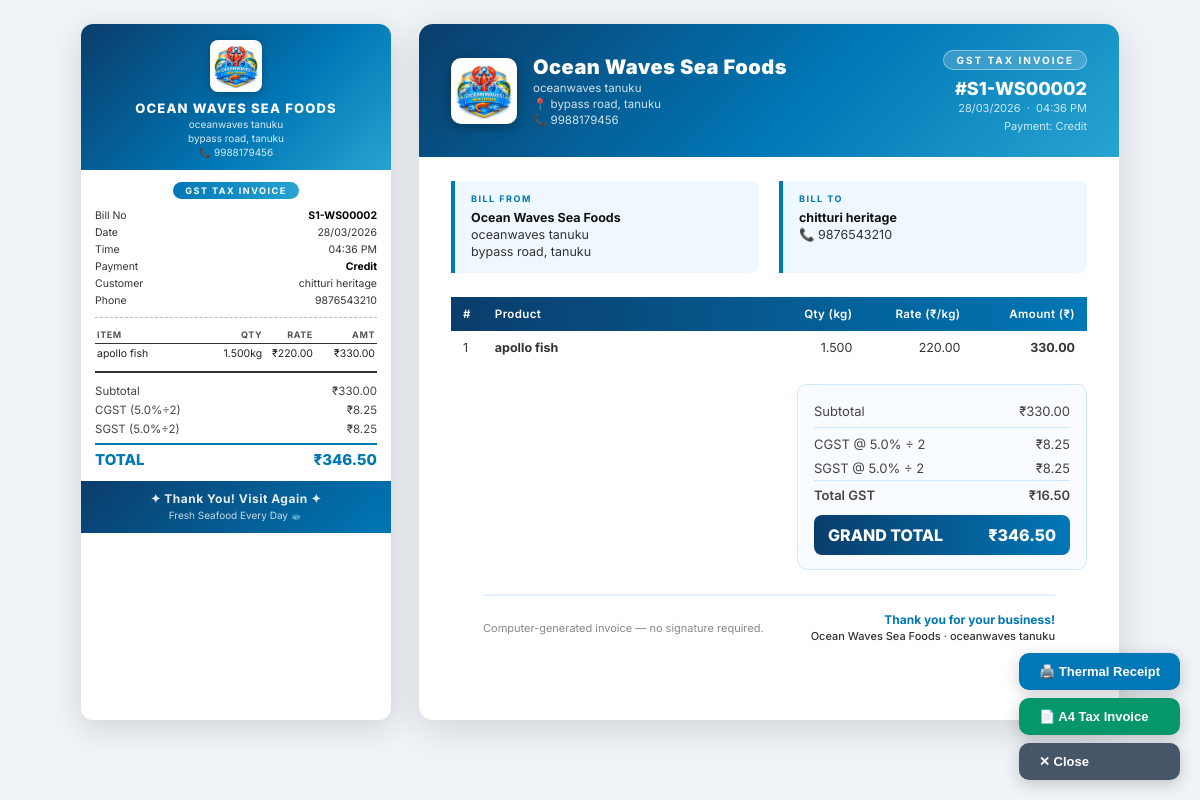
Page /billing/print/2/ (signed in) on the committed database.
### pos/models.py (models this page shows, shortened)
class Sale(models.Model):
    BILL_TYPE_CHOICES = [
        ('RETAIL',     'Retail'),
        ('WHOLESALE',  'Wholesale'),
    ]
    PAYMENT_MODE_CHOICES = [
        ('CASH',   'Cash'),
        ('UPI',    'UPI'),
        ('ONLINE', 'Online'),
        ('CARD',   'Card'),
        ('CREDIT', 'Credit'),
    ]
    store          = models.ForeignKey(Store, on_delete=models.CASCADE, related_name='sales')
    bill_number    = models.CharField(max_length=60, unique=True)
    bill_type      = models.CharField(max_length=20, choices=BILL_TYPE_CHOICES, default='RETAIL')
    wholesale_customer = models.ForeignKey('WholesaleCustomer', on_delete=models.SET_NULL, null=True, blank=True, related_name='sales')
    customer_name  = models.CharField(max_length=200, blank=True)
    customer_phone = models.CharField(max_length=15,  blank=True)
    customer_gst   = models.CharField(max_length=20,  blank=True)
    subtotal       = models.DecimalField(max_digits=12, decimal_places=2, default=0)
    gst_rate       = models.DecimalField(max_digits=5,  decimal_places=2, default=0)
    cgst_amount    = models.DecimalField(max_digits=12, decimal_places=2, default=0)
    sgst_amount    = models.DecimalField(max_digits=12, decimal_places=2, default=0)
    total_gst      = models.DecimalField(max_digits=12, decimal_places=2, default=0)
    grand_total    = models.DecimalField(max_digits=12, decimal_places=2, default=0)
    discount       = models.DecimalField(max_digits=10, decimal_places=2, default=0)
    payment_mode   = models.CharField(max_length=20, choices=PAYMENT_MODE_CHOICES, default='CASH')
    notes          = models.TextField(blank=True)
    created_by     = models.ForeignKey(User, on_delete=models.SET_NULL, null=True)
    created_at     = models.DateTimeField(default=timezone.now)
    class Meta:
        ordering = ['-created_at']

class Store(models.Model):
    name             = models.CharField(max_length=200)
    address          = models.TextField(blank=True)
    phone            = models.CharField(max_length=20, blank=True)
    whatsapp_number  = models.CharField(max_length=20, blank=True, help_text='Store WhatsApp number for sending bills (e.g. 919876543210)')
    email            = models.EmailField(blank=True)
    gstin            = models.CharField(max_length=20, blank=True, verbose_name="GSTIN")
    is_active        = models.BooleanField(default=True)
    created_at       = models.DateTimeField(auto_now_add=True)
    class Meta:
        ordering = ['name']

class SaleItem(models.Model):
    sale           = models.ForeignKey(Sale, related_name='items', on_delete=models.CASCADE)
    product        = models.ForeignKey(Product, on_delete=models.PROTECT)
    product_name   = models.CharField(max_length=200)   # snapshot
    quantity       = models.DecimalField(max_digits=10, decimal_places=3)
    cost_price     = models.DecimalField(max_digits=10, decimal_places=2)
    selling_price  = models.DecimalField(max_digits=10, decimal_places=2)
    total_amount   = models.DecimalField(max_digits=12, decimal_places=2)
    total_cost     = models.DecimalField(max_digits=12, decimal_places=2)
    profit         = models.DecimalField(max_digits=12, decimal_places=2)

### pos/views.py (the view)
# urls.py: path('billing/print/<int:bill_id>/',  views.bill_print, name='bill_print'),
@login_required
@require_profile
def bill_print(request, bill_id):
    profile = get_profile(request.user)
    sale    = get_object_or_404(Sale, id=bill_id)
    if not assert_store_access(profile, sale.store):
        messages.error(request, 'Access denied.')
        return redirect('dashboard')
    return render(request, 'pos/bill_print.html', {'sale': sale})

### pos/models.py (called while the page is built)
    @property
    def is_superadmin(self):
        return self.role == 'SUPERADMIN'

    @property
    def has_expired(self):
        if self.expires_at and timezone.now() > self.expires_at:
            return True
        return False

### pos/views.py (called while the page is built)
def get_profile(user):
    try:
        return user.profile
    except UserProfile.DoesNotExist:
        if user.is_superuser:
            return UserProfile.objects.create(user=user, role='SUPERADMIN')
        return None

def require_profile(view_fn):
    from functools import wraps
    @wraps(view_fn)
    def inner(request, *args, **kwargs):
        p = get_profile(request.user)
        if not p:
            from django.contrib.auth import logout
            logout(request)
            messages.error(request, 'Your account has no role assigned. Contact admin.')
            return redirect('login')
        if p.has_expired:
            from django.contrib.auth import logout
            request.session.flush()
            logout(request)
            messages.error(request, 'Your temporary access role has expired.')
            return redirect('login')
        return view_fn(request, *args, **kwargs)
    return inner

def assert_store_access(profile, store):
    if profile.is_superadmin:
        return True
    return profile.store_id == store.id

### pos/templates/pos/bill_print.html (shortened to what this page needs)
{% load static %}
<!DOCTYPE html>
<html lang="en">
<head>
</head>
<body>
<div class="thermal" id="thermal">
  <div class="th-header">
    <div class="th-logo-wrap">
      <img src="{% static 'pos/images/logo.jpg' %}" alt="Ocean Waves Logo">
    </div>
    <div class="th-brand">Ocean Waves Sea Foods</div>
    <div class="th-sub">{{ sale.store.name }}</div>
    {% if sale.store.address %}<div class="th-sub" style="margin-top:2px;">{{ sale.store.address }}</div>{% endif %}
    {% if sale.store.phone %}<div class="th-sub">📞 {{ sale.store.phone }}</div>{% endif %}
  </div>
  <div class="th-body">
    <div class="th-bill-type">
      {% if sale.bill_type == 'WHOLESALE' %}
        <span class="badge-ws">GST Tax Invoice</span>
      {% else %}
        <span class="badge-retail">Retail Bill</span>
      {% endif %}
    </div>
    <div class="meta-block">
      <div class="meta-row"><span>Bill No</span><span><strong>{{ sale.bill_number }}</strong></span></div>
      <div class="meta-row"><span>Date</span><span>{{ sale.created_at|date:"d/m/Y" }}</span></div>
      <div class="meta-row"><span>Time</span><span>{{ sale.created_at|date:"h:i A" }}</span></div>
      <div class="meta-row"><span>Payment</span><span><strong>{{ sale.get_payment_mode_display }}</strong></span></div>
      {% if sale.customer_name %}<div class="meta-row"><span>Customer</span><span>{{ sale.customer_name }}</span></div>{% endif %}
      {% if sale.customer_phone %}<div class="meta-row"><span>Phone</span><span>{{ sale.customer_phone }}</span></div>{% endif %}
    </div>
    <hr class="dash">
    <table class="items-tbl">
      <thead>
        <tr>
          <th style="width:44%">Item</th>
          <th class="r" style="width:16%">Qty</th>
          <th class="r" style="width:18%">Rate</th>
          <th class="r" style="width:22%">Amt</th>
        </tr>
      </thead>
      <tbody>
        {% for item in sale.items.all %}
        <tr>
          <td>{{ item.product_name }}</td>
          <td class="r">{{ item.quantity }}kg</td>
          <td class="r">₹{{ item.selling_price }}</td>
          <td class="r">₹{{ item.total_amount }}</td>
        </tr>
        {% endfor %}
      </tbody>
    </table>
    <hr class="solid">
    <div class="totals-block">
      <div class="tot-row"><span>Subtotal</span><span>₹{{ sale.subtotal }}</span></div>
      {% if sale.bill_type == 'WHOLESALE' and sale.total_gst > 0 %}
      <div class="tot-row"><span>CGST ({{ sale.gst_rate|floatformat:1 }}%÷2)</span><span>₹{{ sale.cgst_amount }}</span></div>
      <div class="tot-row"><span>SGST ({{ sale.gst_rate|floatformat:1 }}%÷2)</span><span>₹{{ sale.sgst_amount }}</span></div>
      {% endif %}
      <div class="tot-grand"><span>TOTAL</span><span>₹{{ sale.grand_total }}</span></div>
    </div>
  </div>
  <div class="th-footer">
    <div class="ty">✦ Thank You! Visit Again ✦</div>
    <div class="fresh">Fresh Seafood Every Day 🐟</div>
  </div>
</div>
{% if sale.bill_type == 'WHOLESALE' %}
<div class="invoice" id="invoice">
  <div class="inv-banner">
    <div class="inv-brand">
      <img src="{% static 'pos/images/logo.jpg' %}" alt="Ocean Waves Logo">
      <div class="inv-brand-text">
        <h1>Ocean Waves Sea Foods</h1>
        <p>{{ sale.store.name }}</p>
        {% if sale.store.address %}<p>📍 {{ sale.store.address }}</p>{% endif %}
        {% if sale.store.phone %}<p>📞 {{ sale.store.phone }}</p>{% endif %}
      </div>
    </div>
    <div class="inv-doc-info">
      <div class="tag">GST Tax Invoice</div>
      <div class="bill-num">#{{ sale.bill_number }}</div>
      <div class="bill-meta">{{ sale.created_at|date:"d/m/Y" }} &nbsp;·&nbsp; {{ sale.created_at|date:"h:i A" }}</div>
      <div class="bill-meta" style="margin-top:4px;">Payment: {{ sale.get_payment_mode_display }}</div>
    </div>
  </div>
  <div class="inv-content">
    <div class="parties">
      <div class="party">
        <div class="party-label">Bill From</div>
        <p><strong>Ocean Waves Sea Foods</strong></p>
        <p>{{ sale.store.name }}</p>
        {% if sale.store.address %}<p>{{ sale.store.address }}</p>{% endif %}
      </div>
      <div class="party">
        <div class="party-label">Bill To</div>
        <p><strong>{{ sale.customer_name|default:"Walk-in Customer" }}</strong></p>
        {% if sale.customer_phone %}<p>📞 {{ sale.customer_phone }}</p>{% endif %}
      </div>
    </div>
    <table class="inv-tbl">
      <thead>
        <tr>
          <th style="width:5%">#</th>
          <th style="width:42%">Product</th>
          <th class="r" style="width:18%">Qty (kg)</th>
          <th class="r" style="width:17%">Rate (₹/kg)</th>
          <th class="r" style="width:18%">Amount (₹)</th>
        </tr>
      </thead>
      <tbody>
        {% for item in sale.items.all %}
        <tr>
          <td>{{ forloop.counter }}</td>
          <td><strong>{{ item.product_name }}</strong></td>
          <td class="r">{{ item.quantity }}</td>
          <td class="r">{{ item.selling_price }}</td>
          <td class="r"><strong>{{ item.total_amount }}</strong></td>
        </tr>
        {% endfor %}
      </tbody>
    </table>
    <div class="inv-totals-wrap">
      <div class="inv-totals">
        <div class="it-row"><span>Subtotal</span><span>₹{{ sale.subtotal }}</span></div>
        {% if sale.total_gst > 0 %}
        <hr style="border:none;border-top:1px solid #d0e8ff;margin:4px 0;">
        <div class="it-row"><span>CGST @ {{ sale.gst_rate|floatformat:1 }}% ÷ 2</span><span>₹{{ sale.cgst_amount }}</span></div>
        <div class="it-row"><span>SGST @ {{ sale.gst_rate|floatformat:1 }}% ÷ 2</span><span>₹{{ sale.sgst_amount }}</span></div>
        <div class="it-row" style="font-weight:600; border-top:1px solid #d0e8ff; padding-top:6px;"><span>Total GST</span><span>₹{{ sale.total_gst }}</span></div>
        {% endif %}
        <div class="it-grand"><span>GRAND TOTAL</span><span>₹{{ sale.grand_total }}</span></div>
      </div>
    </div>
    <div class="inv-footer">
      <div>
        <p>Computer-generated invoice — no signature required.</p>
      </div>
      <div class="sign-area">
        <p>Thank you for your business!</p>
        <p style="color:#333; font-size:11px; font-weight:500; margin-top:2px;">Ocean Waves Sea Foods · {{ sale.store.name }}</p>
      </div>
    </div>
  </div>
</div>
{% endif %}
<div class="controls">
  <button class="c-thermal" onclick="printThermal()">🖨️ Thermal Receipt</button>
  {% if sale.bill_type == 'WHOLESALE' %}<button class="c-a4" onclick="printA4()">📄 A4 Tax Invoice</button>{% endif %}
  <button class="c-back" onclick="window.close()">✕ Close</button>
</div>
</body>
</html>

### rows in the picture
Sale: store.name "oceanwaves tanuku", store.address "bypass road, tanuku", store.phone "9988179456", bill_number "S1-WS00002", created_at "28/03/2026", created_at "04:36 PM", payment_mode "Credit", customer_name "chitturi heritage", customer_phone "9876543210", subtotal "330.00", gst_rate "5.0", cgst_amount "8.25", sgst_amount "8.25", grand_total "346.50", total_gst "16.50"
SaleItem: product_name "apollo fish", quantity "1.500", selling_price "220.00", total_amount "330.00"
